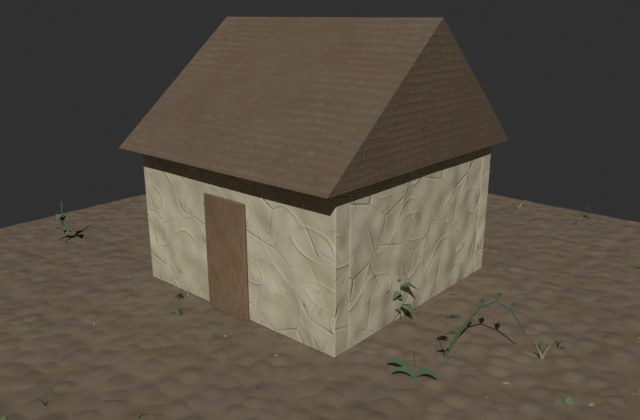
#> input picture austerity-explainer/working-files/session-scratch/plugin-work/kit/pic_hut_displaced.jpg, 640 x 420 px, given in place of colour.png, which was not available
$ python row_profile.py out.png
#> lines starting #> are read from the running program, lines starting #| are printed output that depends on the picture; after the words box and inside, x2 and y2 are one past the last pixel; in counts of white or black regions, pixels touching at a corner belong together; long printed decimals are rounded; pictures that were not available may be replaced by others from this repository, and a replacement may not be noted
# What this does (plain words): draws the average brightness of every picture row (one number per row of dots, averaged across the whole width) for the
# reference and for baked pictures, so the dark joint bands and the dark-to-light run down a slate can be compared. Use: python3 -I row_profile.py OUT.png PICTURE ...
import sys, cv2, numpy as np
PROC = '/tmp/claude-0/-home-user-Music/02fc5154-76f5-5aac-a505-860164e7e921/scratchpad/proc-work'
out = sys.argv[1]
pics = [('reference', PROC + '/reference/slate/colour.png', (0, 0, 255))] + [(p.split('/')[-1], p, c) for p, c in zip(sys.argv[2:], [(255, 120, 0), (0, 160, 0), (200, 0, 200)])]
canvas = np.full((420, 1254, 3), 255, np.uint8)
stats = []
for name, path, colour in pics:
    img = cv2.imread(path); img = cv2.resize(img, (1254, 1254), interpolation=cv2.INTER_AREA)
#> further down, img is the input picture: shape (420, 640, 3); mean B, G, R 68.6, 79.7, 88
#> after `img = cv2.resize(img, (1254, 1254), interpolation=cv2.INTER_AREA)`:
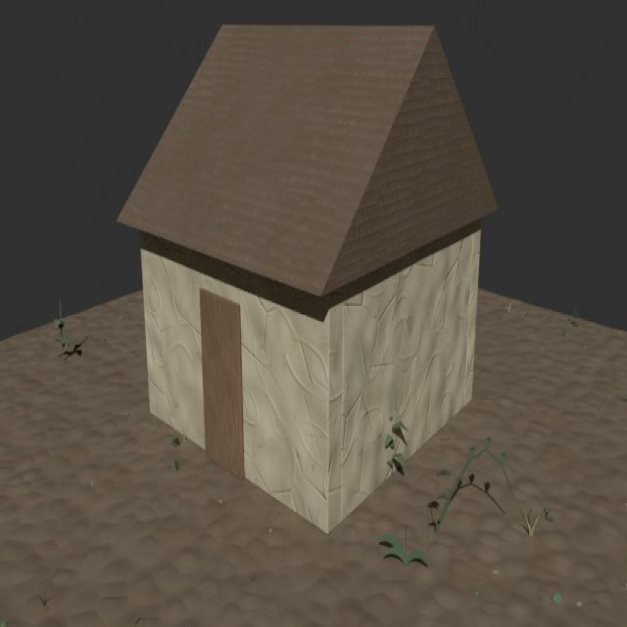
#> img: shape (1254, 1254, 3) (shown at 1/2 size); mean B, G, R 68.6, 79.7, 88
    L = cv2.cvtColor(img, cv2.COLOR_BGR2LAB).astype(np.float32)[..., 0] * 100 / 255
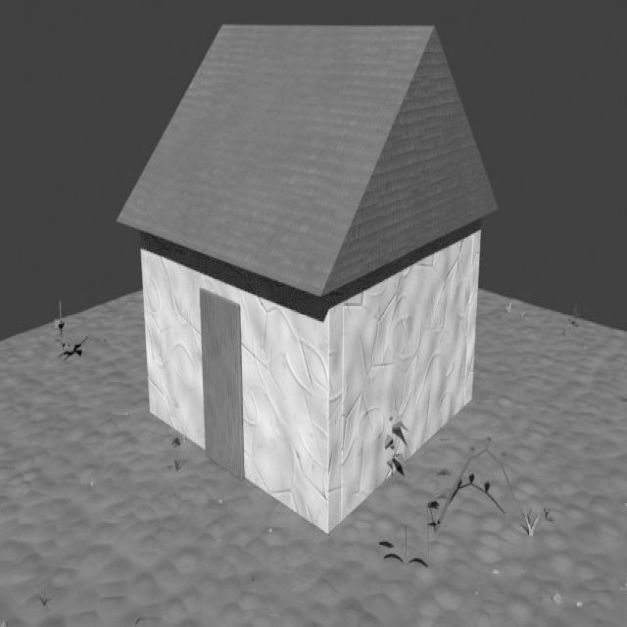
#> L: shape (1254, 1254) float32 (shown at 1/2 size); min 2.35, max 72.16, mean 34.1; drawn with min black and max white
    prof = L.mean(1)
#> prof = 1254 values, max 45.87 at index 732, min 20.34 at index 45, mean 34.08
    pts = np.stack([np.arange(1254), 400 - prof * 5.5], 1).astype(np.int32)
#> pts = 1254 pairs, first value 0 to 1253, second value 147 to 288
    cv2.polylines(canvas, [pts], False, colour, 1)
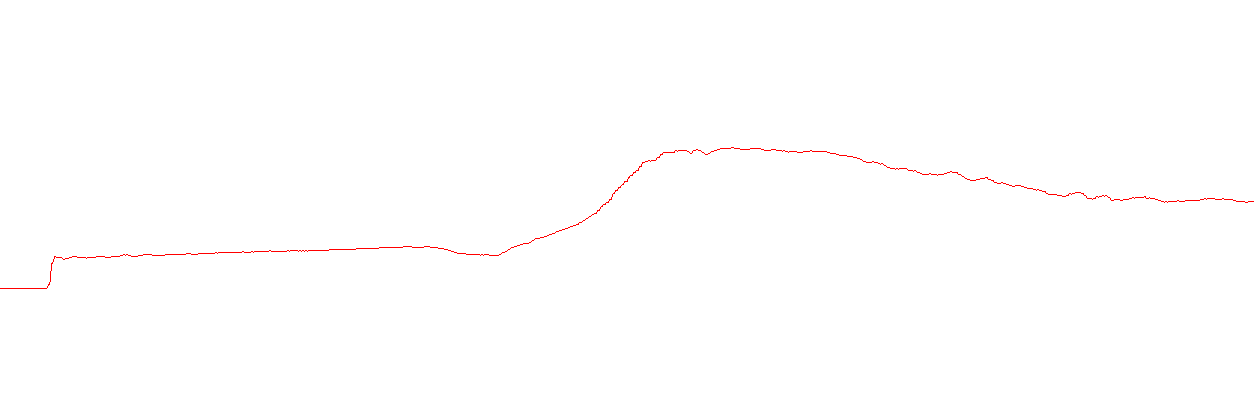
#> canvas: shape (420, 1254, 3); mean of channels 0, 1, 2 254.4, 254.4, 255; drawn as B, G, R
    stats.append((name, float(prof.std()), float(prof.min()), float(prof.max())))
for i, (n, s, lo, hi) in enumerate(stats):
    cv2.putText(canvas, f'{n}: profile std {s:.1f} min {lo:.1f} max {hi:.1f}', (10, 20 + 18 * i), cv2.FONT_HERSHEY_SIMPLEX, 0.5, pics[i][2], 1)
#> this loop made 1 pass
#> (n, s, lo, hi) on pass 1: ('reference', 7.62, 20.34, 45.87)
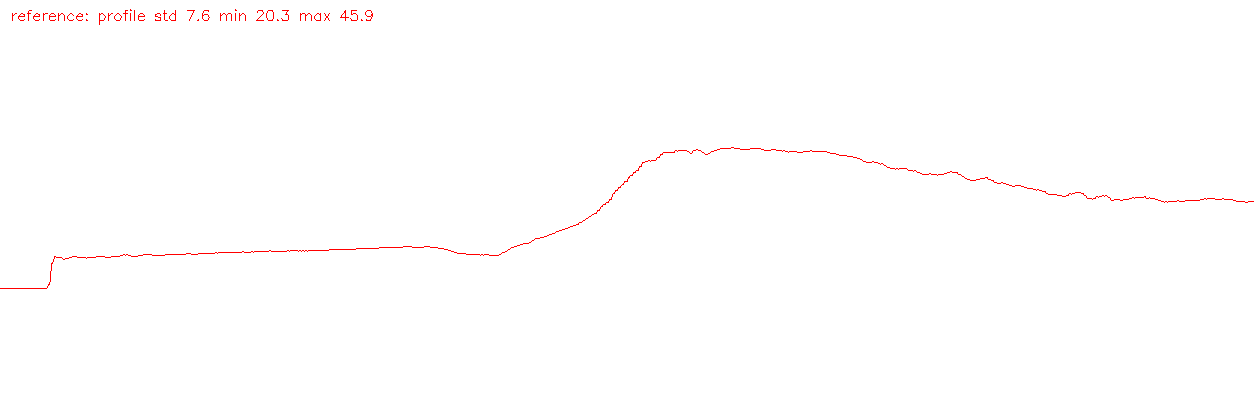
#> canvas: shape (420, 1254, 3); 0.13% of pixels changed, all inside (x1, y1, x2, y2) = (12, 9, 373, 25); drawn as B, G, R
cv2.imwrite(out, canvas)
for s in stats: print(s)
#> this loop made 1 pass
#| ('reference', 7.621, 20.341, 45.872)

$ run again, on austerity-explainer/working-files/session-scratch/plugin-work/kit/pic_hut_finished.jpg
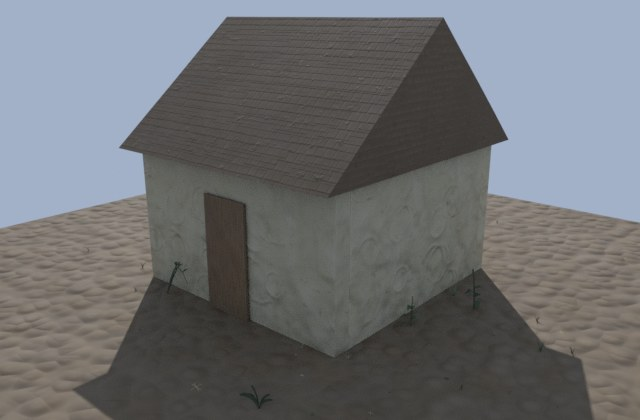
#> input picture austerity-explainer/working-files/session-scratch/plugin-work/kit/pic_hut_finished.jpg, 640 x 420 px, given in place of colour.png, which was not available
#> img is the input picture: shape (420, 640, 3); mean B, G, R 114.3, 111.5, 109.8
#> img: shape (1254, 1254, 3)
#> `L = cv2.cvtColor(img, cv2.COLOR_BGR2LAB).astype(np.float32)[..., 0] * ..`:
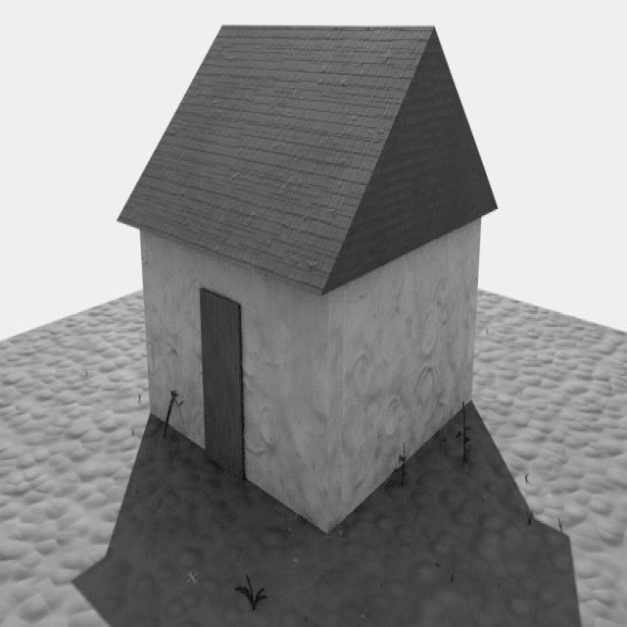
#> L: shape (1254, 1254) float32 (shown at 1/2 size); min 9.8, max 75.69, mean 46.4; drawn with min black and max white
#> prof = 1254 values, max 71.76 at index 0, min 31.15 at index 1155, mean 46.43
#> pts = 1254 pairs, first value 0 to 1253, second value 5 to 228
#> the loop `for i, (n, s, lo, hi) in enumerate(stats):` made 1 pass
#> (n, s, lo, hi) on pass 1: ('reference', 9.91, 31.15, 71.76)
#> after the loop `for i, (n, s, lo, hi) in enumerate(stats):`:
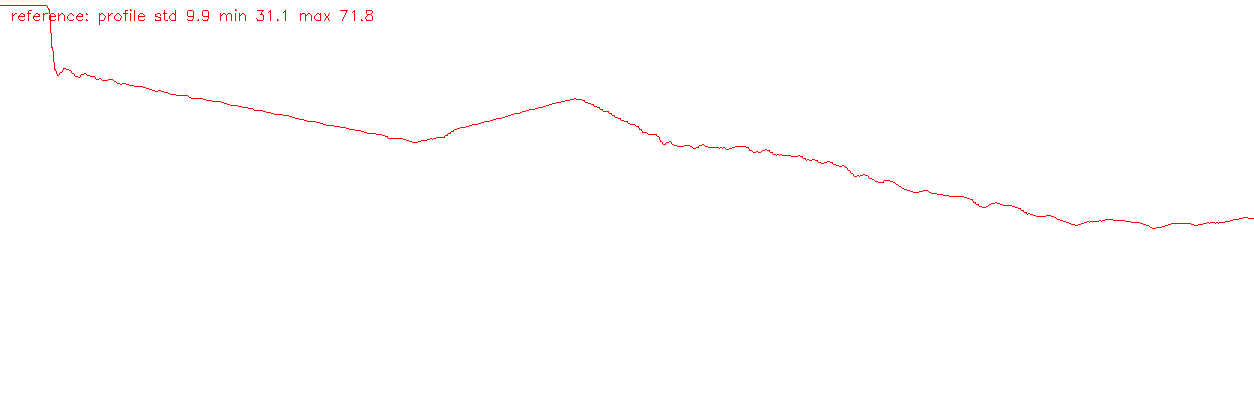
#> canvas: shape (420, 1254, 3); mean of channels 0, 1, 2 254, 254, 255; drawn as B, G, R
#> the loop `for s in stats: print(s)` made 1 pass
#> (printed output is left out)

$ run again, on austerity-explainer/working-files/session-scratch/plugin-work/kit/pic_hut_four_looks.jpg
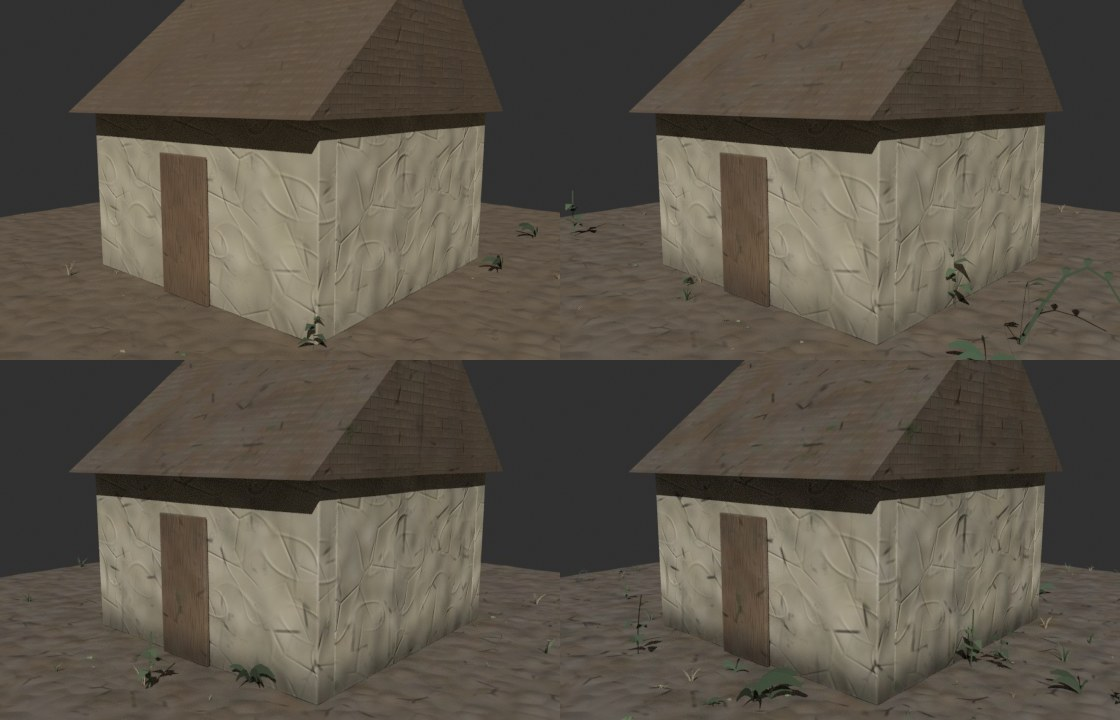
#> input picture austerity-explainer/working-files/session-scratch/plugin-work/kit/pic_hut_four_looks.jpg, 1120 x 720 px, given in place of colour.png, which was not available
#> img is the input picture: shape (720, 1120, 3); mean B, G, R 72.3, 83.4, 90.6
#> img: shape (1254, 1254, 3)
#> `L = cv2.cvtColor(img, cv2.COLOR_BGR2LAB).astype(np.float32)[..., 0] * ..`:
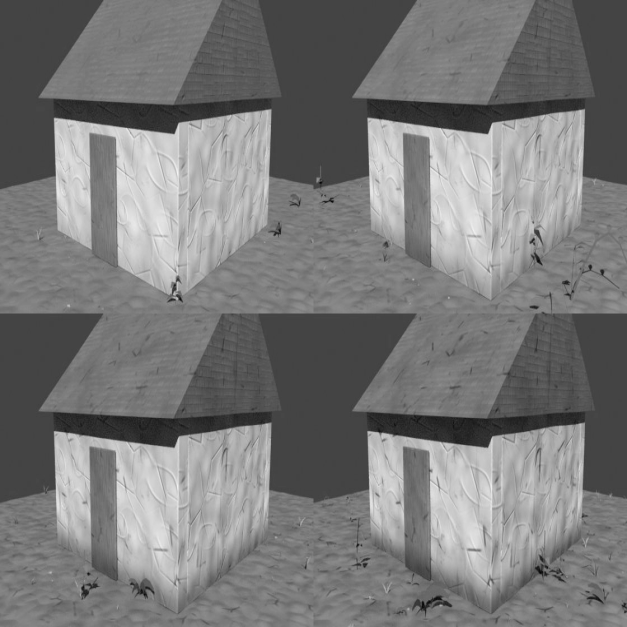
#> L: shape (1254, 1254) float32 (shown at 1/2 size); min 0.784, max 73.33, mean 35.4; drawn with min black and max white
#> prof = 1254 values, max 48.52 at index 385, min 14.79 at index 839, mean 35.45
#> pts = 1254 pairs, first value 0 to 1253, second value 133 to 318
#> the loop `for i, (n, s, lo, hi) in enumerate(stats):` made 1 pass
#> (n, s, lo, hi) on pass 1: ('reference', 8.21, 14.79, 48.52)
#> after the loop `for i, (n, s, lo, hi) in enumerate(stats):`:
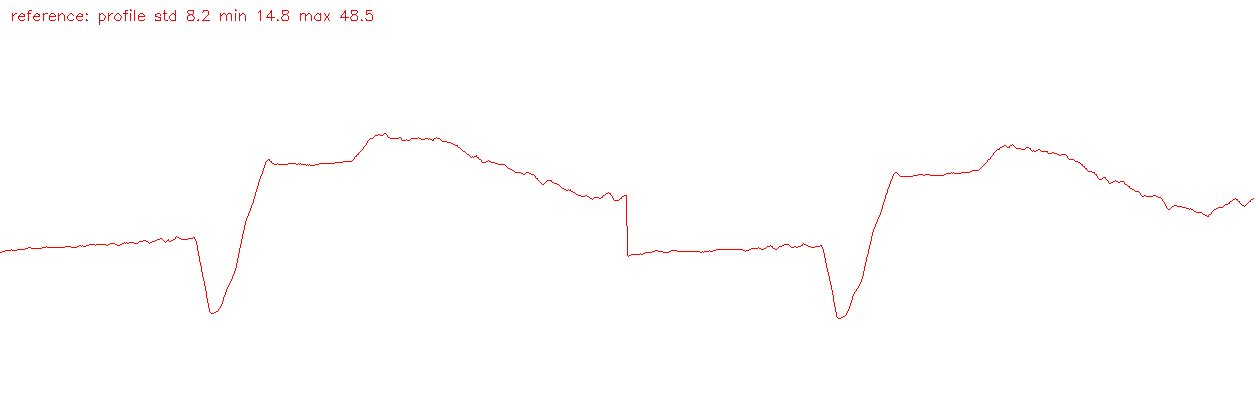
#> canvas: shape (420, 1254, 3); mean of channels 0, 1, 2 253.8, 253.8, 255; drawn as B, G, R
#> the loop `for s in stats: print(s)` made 1 pass
#> (printed output is left out)
